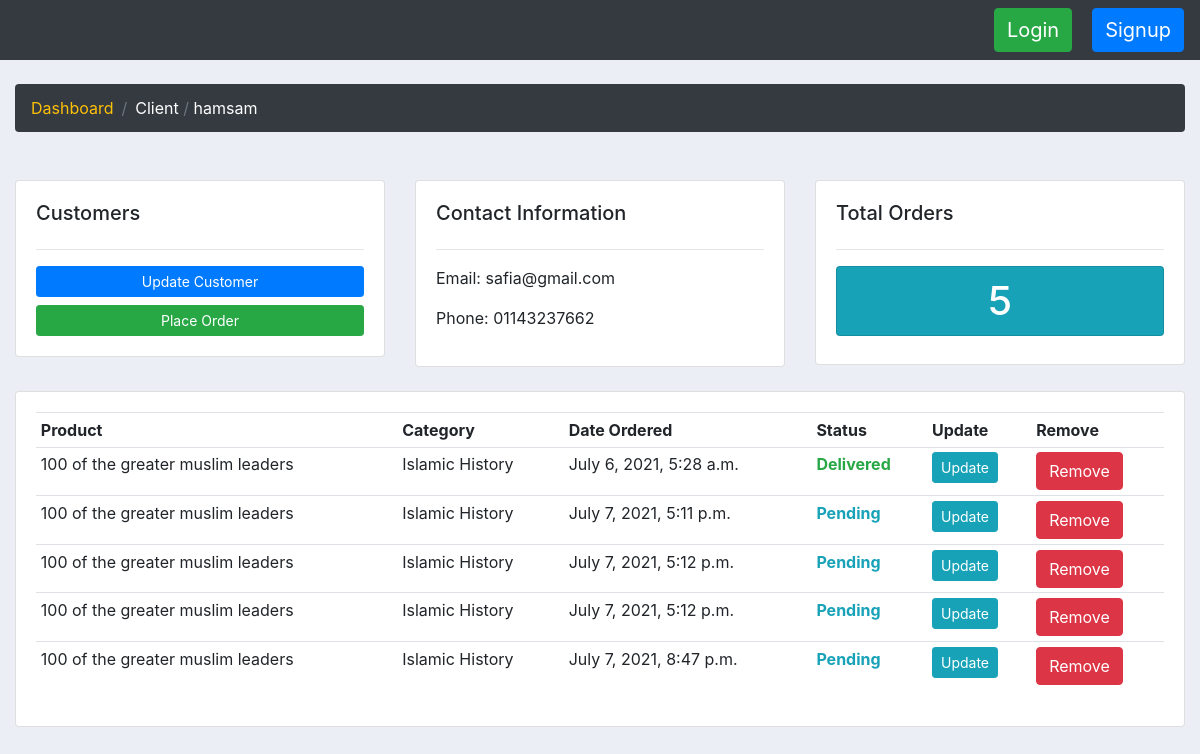
Screenshot of /client/3/ with the database file from the repository.
### accounts/models.py (models this page shows, shortened)
class Customer(models.Model):
    user = models.OneToOneField(settings.AUTH_USER_MODEL, null=True, on_delete=models.CASCADE)
    name = models.CharField(max_length=200, db_index=True)
    phone = models.CharField(max_length=20, blank=True)
    email = models.EmailField(max_length=254)
    image = models.ImageField(default='images/pp/profile-p.png', upload_to='images/pp', blank=True)
    created_at = models.DateTimeField(auto_now_add=True)
    class Meta:
        ordering = ('-created_at',)
        index_together = (('id', 'name'),)
        verbose_name = 'Customer'
        verbose_name_plural = 'Customers'

### orders/models.py (models this page shows, shortened)
class Order(models.Model):
    STATUS = (
        ('Pending', 'Pending'),
        ('Out for delivery', 'Out for delivery '),
        ('Delivered', 'Delivered')
    )
    customer = models.ForeignKey(Customer, null=True, on_delete=models.CASCADE)
    product = models.ForeignKey(Product, null=True, on_delete=models.CASCADE)
    status = models.CharField(max_length=200, choices=STATUS)
    created_at = models.DateTimeField(auto_now_add=True)

### products/models.py (models this page shows, shortened)
class Product(models.Model):
    title = models.CharField(max_length=200, db_index=True)
    slug = models.SlugField(max_length=200, db_index=True)
    author = models.CharField(max_length=200, null=True)
    description = models.TextField(max_length=500, blank=True)
    price = models.PositiveIntegerField()
    stock = models.PositiveIntegerField()
    image = models.ImageField(upload_to='images/products/')
    available = models.BooleanField(default=True)
    BOOK_TYPE = (
        ('Islamic History', 'Islamic History'),
        ('Islamic Cultural', 'Islamic Cultural'),
        ('Fiqh', 'Fiqh'),
        ('Tafseer', 'Tafseer'),
        ('A\'akida', 'A\'akida'),
        ('Hadith', 'Hadith'),
        ('Biography', 'Biography'),
        ('Familial', 'Familial'),
        ('Invasions', 'Invasions'),
        ('Politics', 'Politics'),
    )
    typ = models.CharField(max_length=200, choices=BOOK_TYPE)
    created_at = models.DateTimeField(auto_now=True)
    updated_at = models.DateTimeField(auto_now=True)
    class Meta:
        ordering = ('-created_at',)
        index_together = (('id', 'slug'),)
        verbose_name = 'Product'
        verbose_name_plural = 'Products'
    def __str__(self):
        return self.title

### accounts/views.py (the view)
# urls.py: path('client/<int:id>/', client, name='client'),
def client(request, id):
    client = get_object_or_404(Customer, id=id)
    orders = client.order_set.all()
    order_count = orders.count()
    context = {
        'client': client,
        'orders': orders,
        'order_count': order_count,
    }
    return render(request, 'admin/client.html', context)

### templates/admin/client.html (shortened to what this page needs)
{% extends 'main/base.html' %}
{% block breadcrumb %}
    <li class="breadcrumb-item">
        <a href="{% url 'dashboard' %}" class="text-warning">Dashboard</a>
    </li>
    <li class="breadcrumb-item">Client<span class="text-muted"> / </span>{{ client.name }}</li>
{% endblock %}
{% block content %}
    <br>
    <div class="row">
        <div class="col-md">
            <div class="card card-body">
                <h5>Customers</h5>
                <hr>
                <a href="#" class="btn btn-primary btn-sm btn-block">Update Customer</a>
                <a href="#" class="btn btn-success btn-sm btn-block">Place Order</a>
            </div>
        </div>
        <div class="col-md">
            <div class="card card-body">
                <h5>Contact Information</h5>
                <hr>
                <p>Email: {{ client.email }}</p>
                <p>Phone: {{ client.phone }}</p>
            </div>
        </div>
        <div class="col-md">
            <div class="card card-body">
                <h5>Total Orders</h5>
                <hr>
                <h1 class="text-center bg-info card text-white" style="padding: 10px;">
                    {{ order_count }}
                </h1>
            </div>
        </div>
    </div>
    <br>
    <div class="row">
        <div class="col-md">
            <div class="card card-body">
                <table class="table table-sm">
                    <tr>
                        <th>Product</th>
                        <th>Category</th>
                        <th>Date Ordered</th>
                        <th>Status</th>
                        <th>Update</th>
                        <th>Remove</th>
                    </tr>
                    {% for order in orders %}
                        <tr>
                            <td>{{ order.product }}</td>
                            <td>{{ order.product.typ }}</td>
                            <td>{{ order.created_at }}</td>
                            {% if order.status == 'Delivered' %}
                                <td class="text-success font-weight-bold">{{ order.status }}</td>
                            {% else %}
                                <td class="text-info font-weight-bold">{{ order.status }}</td>
                            {% endif %}
                            <td>
                                <a href="#" class="btn btn-sm btn-info">Update</a>
                            </td>
                            <td>
                                <a href="#" class="btn btn-small btn-danger">Remove</a>
                            </td>
                        </tr>
                    {% endfor %}
                </table>
            </div>
        </div>
    </div>
{% endblock %}

### static/css/main.css (style rules this page uses)
body { background-color: #ebeff5; }

### rows the page displays
Customer: name "hamsam", email "safia@gmail.com", phone "01143237662"
Order: product "100 of the greater muslim leaders", product.typ "Islamic History", created_at "July 6, 2021, 5:28 a.m.", status "Delivered"
Order: product "100 of the greater muslim leaders", product.typ "Islamic History", created_at "July 7, 2021, 5:11 p.m.", status "Pending"
Order: product "100 of the greater muslim leaders", product.typ "Islamic History", created_at "July 7, 2021, 5:12 p.m.", status "Pending"
Order: product "100 of the greater muslim leaders", product.typ "Islamic History", created_at "July 7, 2021, 5:12 p.m.", status "Pending"
Order: product "100 of the greater muslim leaders", product.typ "Islamic History", created_at "July 7, 2021, 8:47 p.m.", status "Pending"

### other values shown
{{ order_count }} "5"
